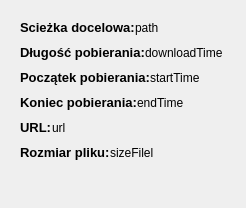
                                    <widget class="QWidget" name="scrollAreaWidgetContents_7">
                                     <property name="geometry">
                                      <rect>
                                       <x>0</x>
                                       <y>0</y>
                                       <width>246</width>
                                       <height>208</height>
                                      </rect>
                                     </property>
                                     <layout class="QVBoxLayout" name="verticalLayout_53">
                                      <item>
                                       <widget class="QWidget" name="detailsNetworkBrowser" native="true">
                                        <property name="sizePolicy">
                                         <sizepolicy hsizetype="Expanding" vsizetype="Expanding">
                                          <horstretch>0</horstretch>
                                          <verstretch>0</verstretch>
                                         </sizepolicy>
                                        </property>
                                        <layout class="QVBoxLayout" name="verticalLayout_51">
                                         <property name="spacing">
                                          <number>10</number>
                                         </property>
                                         <property name="sizeConstraint">
                                          <enum>QLayout::SizeConstraint::SetDefaultConstraint</enum>
                                         </property>
                                         <item>
                                          <widget class="QWidget" name="widget_49" native="true">
                                           <property name="sizePolicy">
                                            <sizepolicy hsizetype="Fixed" vsizetype="Fixed">
                                             <horstretch>0</horstretch>
                                             <verstretch>0</verstretch>
                                            </sizepolicy>
                                           </property>
                                           <layout class="QHBoxLayout" name="horizontalLayout_61">
                                            <property name="spacing">
                                             <number>0</number>
                                            </property>
                                            <property name="leftMargin">
                                             <number>0</number>
                                            </property>
                                            <property name="topMargin">
                                             <number>0</number>
                                            </property>
                                            <property name="rightMargin">
                                             <number>0</number>
                                            </property>
                                            <property name="bottomMargin">
                                             <number>0</number>
                                            </property>
                                            <item>
                                             <widget class="QLabel" name="downloadStaticPath">
                                              <property name="sizePolicy">
                                               <sizepolicy hsizetype="Fixed" vsizetype="Fixed">
                                                <horstretch>0</horstretch>
                                                <verstretch>0</verstretch>
                                               </sizepolicy>
                                              </property>
                                              <property name="font">
                                               <font>
                                                <pointsize>10</pointsize>
                                                <bold>true</bold>
                                               </font>
                                              </property>
                                              <property name="text">
                                               <string>Scieżka docelowa:</string>
                                              </property>
                                             </widget>
                                            </item>
                                            <item>
                                             <widget class="QLabel" name="pathDownloadLabel">
                                              <property name="sizePolicy">
                                               <sizepolicy hsizetype="Preferred" vsizetype="Preferred">
                                                <horstretch>0</horstretch>
                                                <verstretch>0</verstretch>
                                               </sizepolicy>
                                              </property>
                                              <property name="text">
                                               <string>path</string>
                                              </property>
                                              <property name="alignment">
                                               <set>Qt::AlignmentFlag::AlignLeading|Qt::AlignmentFlag::AlignLeft|Qt::AlignmentFlag::AlignVCenter</set>
                                              </property>
                                              <property name="wordWrap">
                                               <bool>false</bool>
                                              </property>
                                             </widget>
                                            </item>
                                           </layout>
                                          </widget>
                                         </item>
                                         <item>
                                          <widget class="QWidget" name="widget_55" native="true">
                                           <property name="sizePolicy">
                                            <sizepolicy hsizetype="Fixed" vsizetype="Fixed">
                                             <horstretch>0</horstretch>
                                             <verstretch>0</verstretch>
                                            </sizepolicy>
                                           </property>
                                           <layout class="QHBoxLayout" name="horizontalLayout_65">
                                            <property name="spacing">
                                             <number>0</number>
                                            </property>
                                            <property name="leftMargin">
                                             <number>0</number>
                                            </property>
                                            <property name="topMargin">
                                             <number>0</number>
                                            </property>
                                            <property name="rightMargin">
                                             <number>0</number>
                                            </property>
                                            <property name="bottomMargin">
                                             <number>0</number>
                                            </property>
                                            <item>
                                             <widget class="QLabel" name="label_39">
                                              <property name="font">
                                               <font>
                                                <pointsize>10</pointsize>
                                                <bold>true</bold>
                                               </font>
                                              </property>
                                              <property name="text">
                                               <string>Długość pobierania:</string>
                                              </property>
                                             </widget>
                                            </item>
                                            <item>
                                             <widget class="QLabel" name="downloadTimeLabel">
                                              <property name="text">
                                               <string>downloadTime</string>
                                              </property>
                                             </widget>
                                            </item>
                                           </layout>
                                          </widget>
                                         </item>
                                         <item>
                                          <widget class="QWidget" name="widget_53" native="true">
                                           <property name="sizePolicy">
                                            <sizepolicy hsizetype="Fixed" vsizetype="Fixed">
                                             <horstretch>0</horstretch>
                                             <verstretch>0</verstretch>
                                            </sizepolicy>
                                           </property>
                                           <layout class="QHBoxLayout" name="horizontalLayout_63">
                                            <property name="spacing">
                                             <number>0</number>
                                            </property>
                                            <property name="leftMargin">
                                             <number>0</number>
                                            </property>
                                            <property name="topMargin">
                                             <number>0</number>
                                            </property>
                                            <property name="rightMargin">
                                             <number>0</number>
                                            </property>
                                            <property name="bottomMargin">
                                             <number>0</number>
                                            </property>
                                            <item>
                                             <widget class="QLabel" name="label_35">
                                              <property name="font">
                                               <font>
                                                <pointsize>10</pointsize>
                                                <bold>true</bold>
                                               </font>
                                              </property>
                                              <property name="text">
                                               <string>Początek pobierania:</string>
                                              </property>
                                             </widget>
                                            </item>
                                            <item>
                                             <widget class="QLabel" name="startTimeLabel">
                                              <property name="text">
                                               <string>startTime</string>
                                              </property>
                                             </widget>
                                            </item>
                                           </layout>
                                          </widget>
                                         </item>
                                         <item>
                                          <widget class="QWidget" name="widget_54" native="true">
                                           <property name="sizePolicy">
                                            <sizepolicy hsizetype="Fixed" vsizetype="Fixed">
                                             <horstretch>0</horstretch>
                                             <verstretch>0</verstretch>
                                            </sizepolicy>
                                           </property>
                                           <layout class="QHBoxLayout" name="horizontalLayout_64">
                                            <property name="spacing">
                                             <number>0</number>
                                            </property>
                                            <property name="leftMargin">
                                             <number>0</number>
                                            </property>
                                            <property name="topMargin">
                                             <number>0</number>
                                            </property>
                                            <property name="rightMargin">
                                             <number>0</number>
                                            </property>
                                            <property name="bottomMargin">
                                             <number>0</number>
                                            </property>
                                            <item>
                                             <widget class="QLabel" name="label_37">
                                              <property name="font">
                                               <font>
                                                <pointsize>10</pointsize>
                                                <bold>true</bold>
                                               </font>
                                              </property>
                                              <property name="text">
                                               <string>Koniec pobierania:</string>
                                              </property>
                                             </widget>
                                            </item>
                                            <item>
                                             <widget class="QLabel" name="endTimeLabel">
                                              <property name="text">
                                               <string>endTime</string>
                                              </property>
                                             </widget>
                                            </item>
                                           </layout>
                                          </widget>
                                         </item>
                                         <item>
                                          <widget class="QWidget" name="widget_51" native="true">
                                           <property name="sizePolicy">
                                            <sizepolicy hsizetype="Fixed" vsizetype="Fixed">
                                             <horstretch>0</horstretch>
                                             <verstretch>0</verstretch>
                                            </sizepolicy>
                                           </property>
                                           <layout class="QHBoxLayout" name="horizontalLayout_62">
                                            <property name="spacing">
                                             <number>0</number>
                                            </property>
                                            <property name="leftMargin">
                                             <number>0</number>
                                            </property>
                                            <property name="topMargin">
                                             <number>0</number>
                                            </property>
                                            <property name="rightMargin">
                                             <number>0</number>
                                            </property>
                                            <property name="bottomMargin">
                                             <number>0</number>
                                            </property>
                                            <item>
                                             <widget class="QLabel" name="urlStaticLabel">
                                              <property name="sizePolicy">
                                               <sizepolicy hsizetype="Fixed" vsizetype="Fixed">
                                                <horstretch>0</horstretch>
                                                <verstretch>0</verstretch>
                                               </sizepolicy>
                                              </property>
                                              <property name="font">
                                               <font>
                                                <pointsize>10</pointsize>
                                                <bold>true</bold>
                                               </font>
                                              </property>
                                              <property name="text">
                                               <string>URL:</string>
                                              </property>
                                             </widget>
                                            </item>
                                            <item>
                                             <widget class="QLabel" name="urlLabel">
                                              <property name="sizePolicy">
                                               <sizepolicy hsizetype="Fixed" vsizetype="Preferred">
                                                <horstretch>0</horstretch>
                                                <verstretch>0</verstretch>
                                               </sizepolicy>
                                              </property>
                                              <property name="text">
                                               <string>url</string>
                                              </property>
                                              <property name="wordWrap">
                                               <bool>false</bool>
                                              </property>
                                             </widget>
                                            </item>
                                           </layout>
                                          </widget>
                                         </item>
                                         <item>
                                          <widget class="QWidget" name="widget_56" native="true">
                                           <property name="sizePolicy">
                                            <sizepolicy hsizetype="Fixed" vsizetype="Fixed">
                                             <horstretch>0</horstretch>
                                             <verstretch>0</verstretch>
                                            </sizepolicy>
                                           </property>
                                           <layout class="QHBoxLayout" name="horizontalLayout_66">
                                            <property name="spacing">
                                             <number>0</number>
                                            </property>
                                            <property name="leftMargin">
                                             <number>0</number>
                                            </property>
                                            <property name="topMargin">
                                             <number>0</number>
                                            </property>
                                            <property name="rightMargin">
                                             <number>0</number>
                                            </property>
                                            <property name="bottomMargin">
                                             <number>0</number>
                                            </property>
                                            <item>
                                             <widget class="QLabel" name="label_41">
                                              <property name="font">
                                               <font>
                                                <pointsize>10</pointsize>
                                                <bold>true</bold>
                                               </font>
                                              </property>
                                              <property name="text">
                                               <string>Rozmiar pliku:</string>
                                              </property>
                                             </widget>
                                            </item>
                                            <item>
                                             <widget class="QLabel" name="sizeFileLabel">
                                              <property name="text">
                                               <string>sizeFilel</string>
                                              </property>
                                             </widget>
                                            </item>
                                           </layout>
                                          </widget>
                                         </item>
                                         <item>
                                          <spacer name="verticalSpacer_11">
                                           <property name="orientation">
                                            <enum>Qt::Orientation::Vertical</enum>
                                           </property>
                                           <property name="sizeHint" stdset="0">
                                            <size>
                                             <width>20</width>
                                             <height>40</height>
                                            </size>
                                           </property>
                                          </spacer>
                                         </item>
                                         <item>
                                          <spacer name="verticalSpacer_8">
                                           <property name="orientation">
                                            <enum>Qt::Orientation::Vertical</enum>
                                           </property>
                                           <property name="sizeHint" stdset="0">
                                            <size>
                                             <width>20</width>
                                             <height>40</height>
                                            </size>
                                           </property>
                                          </spacer>
                                         </item>
                                        </layout>
                                       </widget>
                                      </item>
                                     </layout>
                                    </widget>
